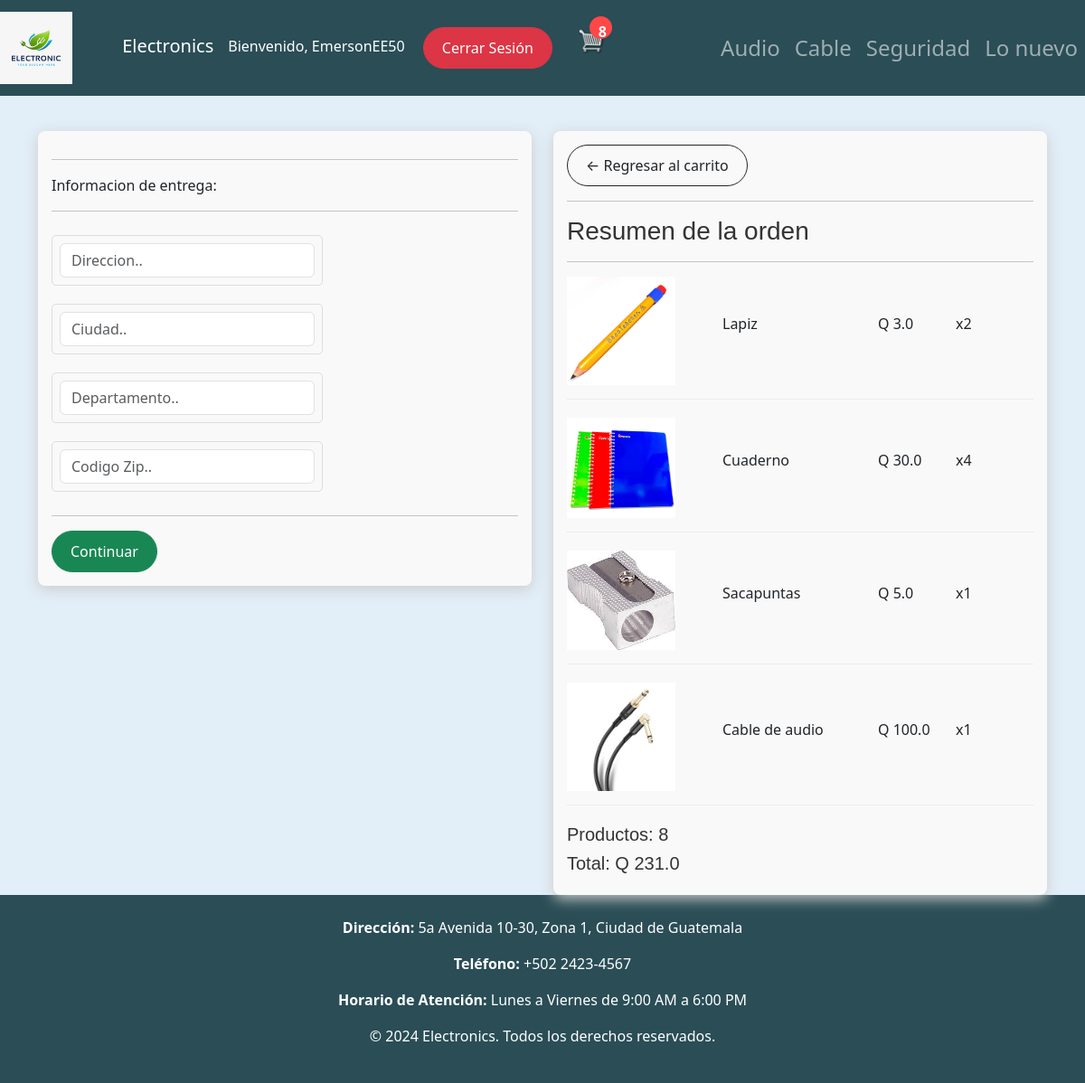
The page /checkout/ (signed in) on the database its author committed.
### app/models.py (models this page shows, shortened)
class OrderItem(models.Model):
    product = models.ForeignKey(Product, on_delete=models.SET_NULL, null=True, blank=True)
    order = models.ForeignKey(Order, on_delete=models.SET_NULL, null=True, blank=True)
    quantity = models.IntegerField(default=0, null=True, blank=True)
    date_added = models.DateTimeField(auto_now_add=True)
    @property
    def get_total(self):
        total = self.product.price * self.quantity
        return total

class Product(models.Model):
    name = models.CharField(max_length=200, null=True)
    price = models.FloatField()
    digital = models.BooleanField(default=False, null=True, blank=True)
    image = models.ImageField(null=True, blank=True)
    category = models.CharField(max_length=200, choices=CATEGORY_CHOICES, null=True)  # Categoría del producto
    @property
    def imageURL(self):
        try:
            url = self.image.url
        except:
            url = ''
        return url

class Order(models.Model):
    customer = models.ForeignKey(Customer, on_delete=models.SET_NULL, null=True, blank=True)
    date_ordered = models.DateTimeField(auto_now_add=True)
    complete = models.BooleanField(default=False, null=True, blank=True)
    transaction_id = models.CharField(max_length=200, null=True)
    @property
    def get_cart_total(self):
        orderitems = self.orderitem_set.all()
        total = sum([item.get_total for item in orderitems])
        return total
    @property
    def get_cart_items(self):
        orderitems = self.orderitem_set.all()
        total = sum([item.quantity for item in orderitems])
        return total
    @property
    def shipping(self):
        shipping = False
        orderitems = self.orderitem_set.all()
        for i in orderitems:
            if i.product.digital == False:
                shipping = True
        return shipping

### app/views.py (the view)
# urls.py: path('checkout/', views.checkout, name='Pago'),
def checkout(request):
    data = cartData(request)
    cartItems = data['cartItems']
    items = data['items']
    order = data['order']
    context = {'items':items, 'order':order,'cartItems':cartItems}
    return render(request,'generales/checkout.html',context)

### app/utils.py (called while the page is built)
def cartData(request):
    if request.user.is_authenticated:
        customer = request.user.customer
        order, created = Order.objects.get_or_create(customer=customer, complete=False)
        items = order.orderitem_set.all()
        cartItems = order.get_cart_items
    else:
        cookieData = cookieCart(request)
        cartItems = cookieData['cartItems']
        order = cookieData['order']
        items = cookieData['items']
    return {'items':items, 'order':order,'cartItems':cartItems }

### app/templates/generales/checkout.html (shortened to what this page needs)
{% extends 'generales/main.html' %}
{% load static %}
{% block content %}
    <div class="row">
    <div class="col-lg-6">
        <div class="box-element" id="form-wrapper">
            <form id="form">
                <div id="shipping-info">
                    <hr>
                    <p>Informacion de entrega:</p>
                    <hr>
                    <div class="form-field">
                        <input class="form-control" type="text" name="address" placeholder="Direccion..">
                    </div>
                    <div class="form-field">
                        <input class="form-control" type="text" name="city" placeholder="Ciudad..">
                    </div>
                    <div class="form-field">
                        <input class="form-control" type="text" name="state" placeholder="Departamento..">
                    </div>
                    <div class="form-field">
                        <input class="form-control" type="text" name="zipcode" placeholder="Codigo Zip..">
                    </div>
                </div>
                <hr>
                <input id="form-button" class="btn btn-success btn-block" type="submit" value="Continuar">
            </form>
        </div>
        <br>
    </div>
    <div class="col-lg-6">
        <div class="box-element">
            <a  class="btn btn-outline-dark" href="{% url 'Carrito' %}">&#x2190; Regresar al carrito</a>
            <hr>
            <h3>Resumen de la orden</h3>
            <hr>
            {% for item in items %}
            <div class="cart-row">
                <div style="flex:2"><img class="row-image" src="{{item.product.imageURL}}"></div>
                <div style="flex:2"><p>{{item.product.name}}</p></div>
                <div style="flex:1"><p>Q {{item.product.price}}</p></div>
                <div style="flex:1"><p>x{{item.quantity}}</p></div>
            </div>
            {% endfor %}
            <h5>Productos: {{order.get_cart_items}}</h5>
            <h5>Total:   Q {{order.get_cart_total}}</h5>
        </div>
    </div>
    </div>
{% endblock content %}

### app/templates/generales/main.html (shortened to what this page needs)
<!DOCTYPE html>
{% load static %}
<html>
<head>
  <link href="https://cdn.jsdelivr.net/npm/bootstrap@5.3.1/dist/css/bootstrap.min.css" rel="stylesheet"
>
  <link rel="stylesheet" type="text/css" href="{% static 'css/main.css' %}">
</head>
<body>
  <nav class="navbar navbar-expand-lg navbar-dark bg-dark">
    <a class="navbar-brand" href="{% url 'Tienda' %}">
      <img src="{% static 'images/logo.jpg' %}" alt="Logo" style="height: 80px; margin-right: 50px;">
      Electronics
    </a>
    <div class="collapse navbar-collapse" id="navbarNav">
      <div class="d-flex">
        <div class="form-inline my-2 my-lg-0">
          {% if user.is_authenticated %}
          <span class="navbar-text text-white me-3">Bienvenido, {{ user.username }}</span>
          <a href="{% url 'logout' %}" class="btn btn-danger">Cerrar Sesión</a>
          {% else %}
          <a href="#" class="btn btn-warning" data-bs-toggle="modal" data-bs-target="#loginModal">Iniciar sesión</a>
          {% endif %}
        </div>
        <div class="cart-container ms-2">
          <div id="cart-total" class="text-center cart-number">{{ cartItems }}</div>
          <a href="{% url 'Carrito' %}">
            <img id="cart-icon" src="{% static 'images/carrito.png' %}" alt="Carrito de compras">
          </a>
        </div>
      </div>
      <ul class="navbar-nav ms-auto">
        <li class="nav-item">
          <a class="nav-link  fs-4" href="{% url 'productos_categoria' 'audio' %}">Audio</a>
        </li>
        <li class="nav-item">
          <a class="nav-link fs-4" href="{% url 'productos_categoria' 'cable' %}">Cable</a>
        </li>
        <li class="nav-item">
          <a class="nav-link fs-4" href="{% url 'productos_categoria' 'seguridad' %}">Seguridad</a>
        </li>
        <li class="nav-item">
          <a class="nav-link fs-4" href="{% url 'productos_categoria' 'lo_nuevo' %}">Lo nuevo</a>
        </li>
      </ul>
    </div>
  </nav>
  <br />
  <div class="container">
    {% block content %}
    {% endblock content %}
  </div>
 <footer class="bg-dark text-white text-center py-4">
  <div class="container">
    <p><strong>Dirección:</strong> 5a Avenida 10-30, Zona 1, Ciudad de Guatemala</p>
    <p><strong>Teléfono:</strong> +502 2423-4567</p>
    <p><strong>Horario de Atención:</strong> Lunes a Viernes de 9:00 AM a 6:00 PM</p>
  </div>
  <p>&copy; 2024 Electronics. Todos los derechos reservados.</p>
</footer>
</body>
</html>

### statics/css/main.css (style rules this page uses)
body { background-color: hsl(207, 60%, 93%); }
h1,h2,h3,h4,h5,h6 { color: hsl(0, 0%, 20%); font-family: 'Arial', sans-serif; }
.box-element { box-shadow: hsl(0, 0%, 80%) 0 4px 16px; background-color: #f9f9f9; border-radius: 8px; padding: 15px; }
.cart-container { display: inline-block; position: relative; }
.cart-number { position: absolute; top: -12px; right: -8px; background: #ff4747; color: white; padding: 5px 10px; border-radius: 50%; font-weight: bold; font-size: 16px; }
.bg-dark { background-color: #2a4d56 !important; }
#cart-icon { width: 30px; display: inline-block; margin-left: 20px; }
#cart-total { display: block; text-align: center; color: #fff; background-color: #ff4747; width: 25px; height: 25px; border-radius: 50%; font-size: 16px; }
.col-lg-4, .col-lg-6, .col-lg-8, .col-lg-12 { margin-top: 15px; }
.btn { border-radius: 50px; padding: 10px 20px; font-size: 16px; transition: all 0.2s ease; }
.row-image { width: 120px; }
.form-field { width: 100%; max-width: 300px; display: inline-block; padding: 8px; margin: 10px 0; border-radius: 5px; border: 1px solid #ddd; box-sizing: border-box; }
.cart-row { display: flex; align-items: center; padding-bottom: 15px; margin-bottom: 20px; border-bottom: 1px solid #ececec; }

### rows shown on the page
OrderItem: product.imageURL (picture), product.name "Lapiz", product.price "3.0", quantity "2"
OrderItem: product.imageURL (picture), product.name "Cuaderno", product.price "30.0", quantity "4"
OrderItem: product.imageURL (picture), product.name "Sacapuntas", product.price "5.0", quantity "1"
OrderItem: product.imageURL (picture), product.name "Cable de audio", product.price "100.0", quantity "1"
Order: get_cart_items "8", get_cart_total "231.0"

### other values the page prints
{{ user.username }} "EmersonEE50"
{{ cartItems }} "8"
